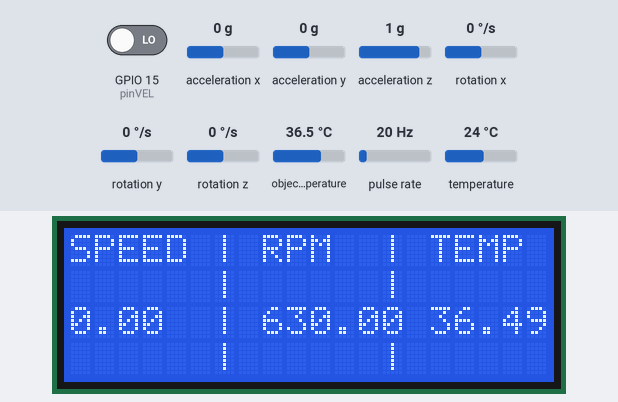
The sketch below on a simulated ESP32. Shown: 20×4 character LCD. Wiring (inferred from the names in the program): pulse sensor: data GPIO 17. The test bench sets the inputs (shaded band); at power-on: object temperature 36.5 °C, pulse rate 20 Hz, GPIO 15 (pinVEL) LOW, acceleration x 0 g, acceleration y 0 g, acceleration z 1 g, rotation x 0 °/s, rotation y 0 °/s, rotation z 0 °/s, temperature 24 °C. Storage starts empty; what the sketch prints to the serial monitor is not drawn.

Above: at 4.4 s.
4.5 s: object temperature set to 20 °C
At 6.4 s:
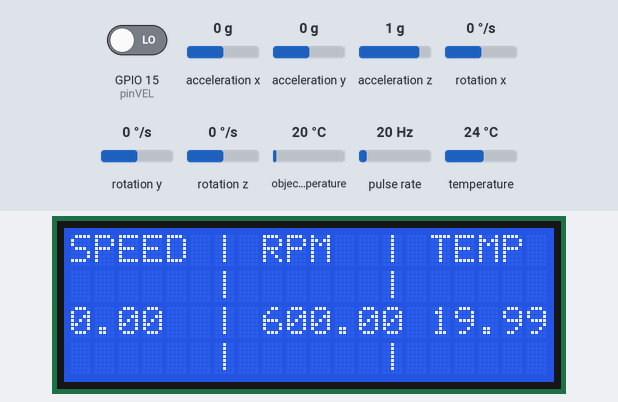
6.7 s: pulse rate (sensor on GPIO 17) set to 4 Hz
At 8.9 s:
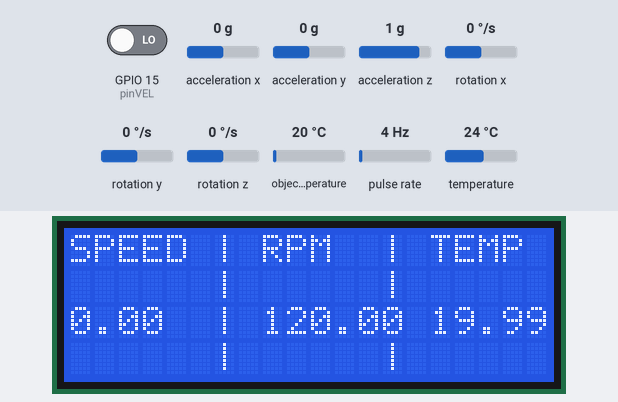
9.7 s: pulse rate (sensor on GPIO 17) set to 50 Hz
At 11.1 s:
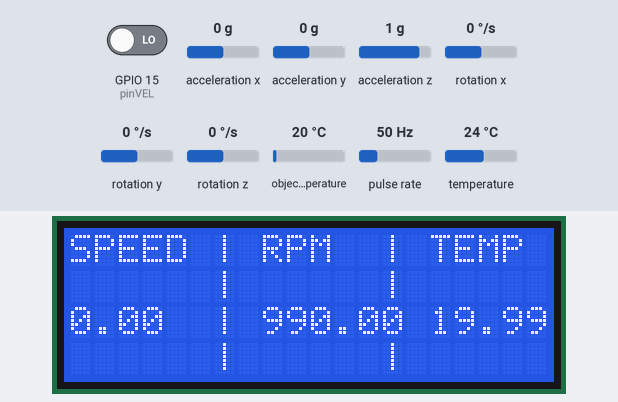
12.7 s: GPIO 15 (pinVEL) driven HIGH
At 14.2 s:
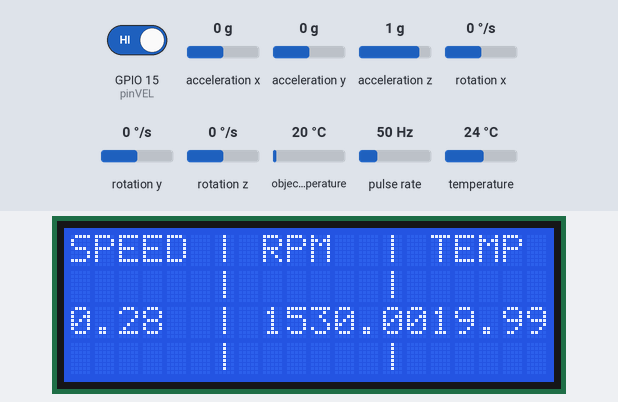
15.7 s: object temperature set to 26 °C
At 16.9 s:
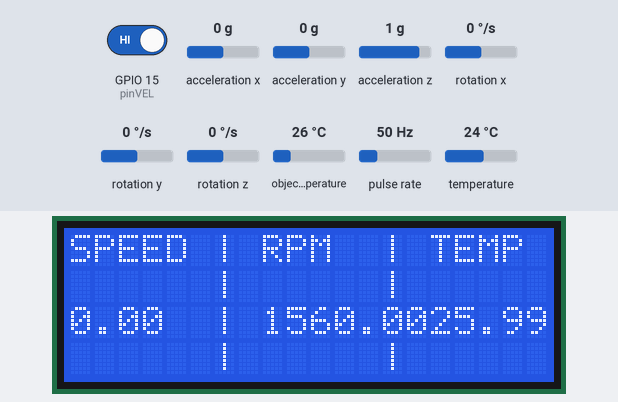
18.7 s: object temperature set to 32 °C
At 19.5 s:
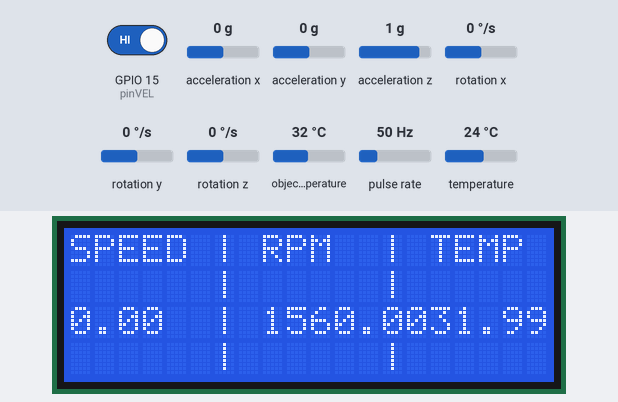
Timing chart, 0 to 21.2 s (numbered marks = the images above; inputs shaded):
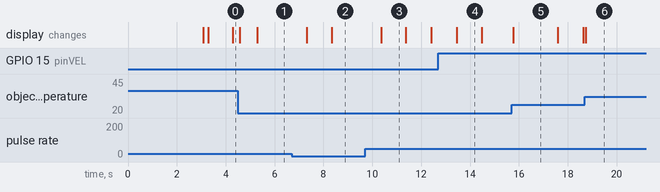

The sketch:

Codigo-testes.ino
```cpp
#include <Wire.h>

// espnow
#include <esp_now.h>
#include <WiFi.h>

// REPLACE WITH YOUR RECEIVER MAC Address
// 94:B5:55:2C:F5:EC
uint8_t broadcastAddress[] = {0x94, 0xB5, 0x55, 0x2D, 0x0B, 0x08};

typedef struct struct_message {
  double temp_obj;
  double temp_amb;
  float RPM;
  float VEL;
  float Gyro_X;
  float Gyro_Y;
  float Gyro_Z;
  float ACC;
  float DISTANCIA;
} struct_message;

struct_message myData;
esp_now_peer_info_t peerInfo;

// SD CARD
#include "FS.h"
#include "SD.h"
#include <SPI.h>
#include <time.h>
#define SD_CS 5
String dataMessage;
bool SDsucceed;
// Define o endereço utilizado pelo Adaptador I2C
#include <LiquidCrystal_I2C.h>
LiquidCrystal_I2C lcd(0x27,20,4);

// RPM E VELOCIDADE
#include <SoftwareSerial.h>
#define pinVEL 15 // // Pino de interrupção para rotação da roda
#define pinRPM 17 // Pino de interrupção para rotação do motor

unsigned long Velocidade_millisInicial = 0; //tempo inicial para velocidade
volatile byte pulsosVEL = 0; //contador de pulsos para velocidade
volatile byte pulsosRPM = 0; //contador de pulsos para velocidade
float RPM = 0; //frequencia de rotacoes em RPM
float VEL = 0; //velocidade em km/h
float ACC = 0;
float DISTANCIA = 0;
const float RAIO_RODA = 0.266;
const double PERIMETRO_RODA = 1.72161199;


// TEMP
#include <SparkFunMLX90614.h> // SparkFunMLX90614 Arduino library
IRTherm therm; // Create an IRTherm object to interact with throughout
double temp_amb;
double temp_obj;

// GIROSCOPIO
#include <MPU6050_light.h>
const int MPU1 = 0x68;
const int MPU2 = 0x69;
float currentAngleX_A, currentAngleY_A, currentAngleZ_A, currentGyroX_A, currentGyroY_A, currentGyroZ_A;
// float currentAngleX_B, currentAngleY_B, currentAngleZ_B;
MPU6050 mpuA(Wire);
// MPU6050 mpuB(Wire);
unsigned long int Mpu_millisInicial = 0; // tempo inicial para aceleração

void setup() {

 Serial.begin(115200);

 mpu_setup();
 SD_setup();
 espnow_setup();

 lcd.begin(20, 4);
 lcd.backlight();
 display_setup();


//   pinMode(pinVEL, INPUT);
//  attachInterrupt (pinVEL, tacometro, RISING); //Interrupção para ler pulso da velocidade

  pinMode(pinRPM, INPUT);
 attachInterrupt (pinRPM, RPMmotor, RISING); //Interrupção para ler pulso RPM

//attachInterrupt (digitalPinToInterrupt(pinRPM), RPMmotor, RISING); //Interrupção para ler pulso do RPM
  attachInterrupt (digitalPinToInterrupt(pinVEL), tacometro, RISING); //Interrupção para ler pulso da velocidade

}

void loop() {

  tempInfra();
  velocidade();
  mpu_loop();
  espnow_loop();
  SD_loop();
  display_loop();

  Serial.print(temp_obj);
  Serial.print(" , ");
  Serial.print(temp_amb);
  Serial.print(" , ");
  Serial.print(RPM);
  Serial.print(" , ");
  Serial.print(VEL);
  Serial.print(" , ");
  Serial.print(currentAngleX_A);
  Serial.print(" , ");
  Serial.print(currentAngleY_A);
  Serial.print(" , ");
  Serial.print(currentAngleZ_A);
  Serial.println();

}
```

Display.ino
```cpp
void display_setup()
{
  lcd.init();
  lcd.setCursor(5, 0);
  lcd.print(" |");
  lcd.setCursor(5, 1);
  lcd.print(" |");
  lcd.setCursor(5, 2);
  lcd.print(" |");
  lcd.setCursor(5, 3);
  lcd.print(" |");
  lcd.setCursor(0, 0);
  lcd.print("SPEED");
  lcd.setCursor(8, 0);
  lcd.print("RPM");

  lcd.setCursor(12, 0);
  lcd.print(" |");
  lcd.setCursor(12, 1);
  lcd.print(" |");
  lcd.setCursor(12, 2);
  lcd.print(" |");
  lcd.setCursor(12, 3);
  lcd.print(" |");

  lcd.setCursor(15, 0);
  lcd.print("TEMP");
}

void display_loop(){
  lcd.setCursor(0, 2);
  lcd.print(VEL);
  lcd.setCursor(8, 2);
  lcd.print(RPM);
  lcd.setCursor(15, 2);
  lcd.print(temp_obj);
}
```

MLX90614.ino
```cpp
void iniciaInfra(){
    // Initialize thermal IR sensor
  if (!therm.begin()){
    Serial.print("erro na inicialização infravermelho");
  }
  therm.setUnit(TEMP_C); // Set the library's units to Farenheit
  // Alternatively, TEMP_F can be replaced with TEMP_C for Celsius or TEMP_K for Kelvin.
}


void tempInfra() {
  iniciaInfra();
  delay(10);
  if (therm.read()){ // On success, read() will return 1, on fail 0.
    //Serial.print("Object: " + String(therm.object(), 2));
    //Serial.write('°'); // Degree Symbol
    //Serial.println("C");
    //Serial.print("Ambient: " + String(therm.ambient(), 2));
    //Serial.write('°'); // Degree Symbol
    //Serial.println("C");
    //Serial.println();
    temp_amb = therm.ambient();
    temp_obj = therm.object();

  }
}
```

MPU6050.ino
```cpp
void mpu_setup()
{
    Wire.begin();

    mpuA.setAddress(MPU1);
    mpuA.begin();

    Serial.println(F("Calculating gyro offset, do not move MPU6050"));
    mpuA.calcGyroOffsets();
    Serial.println("Done.");

    // Wire.begin();
    // mpuB.setAddress(mpub);
    // mpuB.begin();

    // Serial.println(F("Calculating gyro offset, do not move MPU6050"));
    // delay(1000);
    // mpuB.calcGyroOffsets();
    // Serial.println("Done.");
}
void mpu_loop()
{

  if((millis()- Mpu_millisInicial) > 10){

    mpuA.update();
    currentAngleX_A = mpuA.getAngleX();
    currentAngleY_A = mpuA.getAngleY();
    currentAngleZ_A = mpuA.getAngleZ();
    currentGyroX_A = mpuA.getGyroX();
    currentGyroY_A = mpuA.getGyroY();
    currentGyroZ_A = mpuA.getGyroZ();

    // mpuB.update();
    // currentAngleX_B = mpuB.getAngleX();
    // currentAngleY_B = mpuB.getAngleY();
    // currentAngleZ_B = mpuB.getAngleZ();

    // Serial.print(currentAngleX_B);
    // Serial.print(" , ");
    // Serial.print(currentAngleY_B);
    // Serial.print(" , ");
    // Serial.print(currentAngleZ_B);
    // Serial.println(" ");

    Mpu_millisInicial = millis();
  }
}
```

SdCard.ino
```cpp
void SD_setup() {

  // Initialize SD card
  SD.begin(SD_CS);
  while(!SD.begin(SD_CS)) {
    Serial.println("Card Mount Failed");
    return;
  }
  uint8_t cardType = SD.cardType();
  if(cardType == CARD_NONE) {
    Serial.println("No SD card attached");
    return;
  }
  Serial.println("Initializing SD card...");
  if (!SD.begin(SD_CS)) {
    Serial.println("ERROR - SD card initialization failed!");
    return;    // init failed
  }
  File file = SD.open("/datalog.txt");
  if(!file) {
    writeFile(SD, "/datalog.csv", "angleX , angleY , angleZ , gyroX , gyroY , gyroZ , temp_obj , temp_amb\n");
  }
  file.close();
}

// Write the sensor readings on the SD card
void SD_loop() {
  dataMessage =  String(currentAngleX_A) + " , " + String(currentAngleY_A) + " , " + String(currentAngleZ_A) + " , " + String(currentGyroX_A) + " , " + String(currentGyroY_A) + " , " + String(currentGyroZ_A) + " , " + String(temp_obj) + " , " + String(temp_amb) + " , " + String(VEL) + " , " + String(RPM) + "\n";
  // Serial.print("Save data: ");
  // Serial.println(dataMessage);
  appendFile(SD, "/datalog.csv", dataMessage.c_str());
}

// Write to the SD card (DON'T MODIFY THIS FUNCTION)
void writeFile(fs::FS &fs, const char * path, const char * message) {
  Serial.printf("Writing file: %s\n", path);
  File file = fs.open(path, FILE_WRITE);
  if(!file) {
    Serial.println("Failed to open file for writing");
    return;
  }
  if(file.print(message)) {
    Serial.println("File written");
  } else {
    Serial.println("Write failed");
  }
  file.close();
}
// Append data to the SD card (DON'T MODIFY THIS FUNCTION)
void appendFile(fs::FS &fs, const char * path, const char * message) {
  File file = fs.open(path, FILE_APPEND);
  if(!file) {
    Serial.println("Failed to open file for appending");
    return;
  }
  if(!file.print(message)) {
    Serial.println("Append failed");
  }
  file.close();
}
```

Velocidade_RPM.ino
```cpp
void velocidade()
{

  if((millis() - Velocidade_millisInicial) > 1000){

    noInterrupts();
    float VEL_anterior = VEL;
    VEL = (pulsosVEL*0.04625*2.0*3.14*RAIO_RODA*3.6); // Calculo da velocidade
    // VEL = (pulsosVEL*0.04625*PERIMETRO_RODA*3.6); // Calculo da velocidade
    RPM = (pulsosRPM/2.0 /*numero de pulsos da curva de onda do motor*/)*60.0; // Calculo do RPM do motor
    DISTANCIA += (VEL/3.6); //METROS
    ACC = (VEL - VEL_anterior);
    pulsosVEL = 0;
    pulsosRPM = 0;

    Velocidade_millisInicial = millis();

    interrupts();
  }
}

void tacometro()
{
  pulsosVEL++; // Função chamada no pino de interrupção
}

void RPMmotor()
{
  pulsosRPM++; // Função chamada no pino de interrupção
}
```

espnow.ino
```cpp
void OnDataSent(const uint8_t *mac_addr, esp_now_send_status_t status) {
  Serial.println(status == ESP_NOW_SEND_SUCCESS ? "Delivery Success" : "Delivery Fail");
}

void espnow_setup() {
  // Set device as a Wi-Fi Station
  WiFi.mode(WIFI_STA);

  // Init ESP-NOW
  if (esp_now_init() != ESP_OK) {
    Serial.println("Error initializing ESP-NOW");
    return;
  }

  // Once ESPNow is successfully Init, we will register for Send CB to
  // get the status of Trasnmitted packet
  esp_now_register_send_cb(OnDataSent);

  // Register peer
  memcpy(peerInfo.peer_addr, broadcastAddress, 6);
  peerInfo.channel = 0;
  peerInfo.encrypt = false;

  // Add peer
  if (esp_now_add_peer(&peerInfo) != ESP_OK){
    Serial.println("Failed to add peer");
    return;
  }
}

void espnow_loop() {
  // Set values to send
  // myData.transmition_message = String(temp_obj) + " , " + String(RPM) + " , " +  String(VEL) + " , " +  String(currentAngleX_A) + " , " +  String(currentAngleY_A) + " , " +  String(currentAngleZ_A) + "\n";

  myData.temp_obj = temp_obj;
  myData.temp_amb = temp_amb;
  myData.RPM = RPM;
  myData.VEL = VEL;
  myData.Gyro_X = currentAngleX_A;
  myData.Gyro_Y = currentAngleY_A;
  myData.Gyro_Z = currentAngleZ_A;
  myData.ACC = ACC;
  myData.DISTANCIA = DISTANCIA;

  // Send message via ESP-NOW
  esp_err_t result = esp_now_send(broadcastAddress, (uint8_t *) &myData, sizeof(myData));

  if (result == ESP_OK) {
    Serial.println("Sent with success");
  }
  else {
    Serial.println("Error sending the data");
  }
}
```

Measured:
- after the input at 4.5 s, the display: first changes after 0.07 s (image 1 shows a later state)
- after the input at 6.7 s, the display: first changes after 0.62 s (image 2 shows a later state)
- after the input at 9.7 s, the display: changes after 0.66 s (image 3)
- after the input at 12.7 s, the display: changes after 0.75 s (image 4)
- after the input at 15.7 s, the display: changes after 0.07 s (image 5)
- after the input at 18.7 s, the display: changes at once (image 6)
- what the display in image 3 shows lasts 1.0 s, from 10.4 s to 11.4 s
